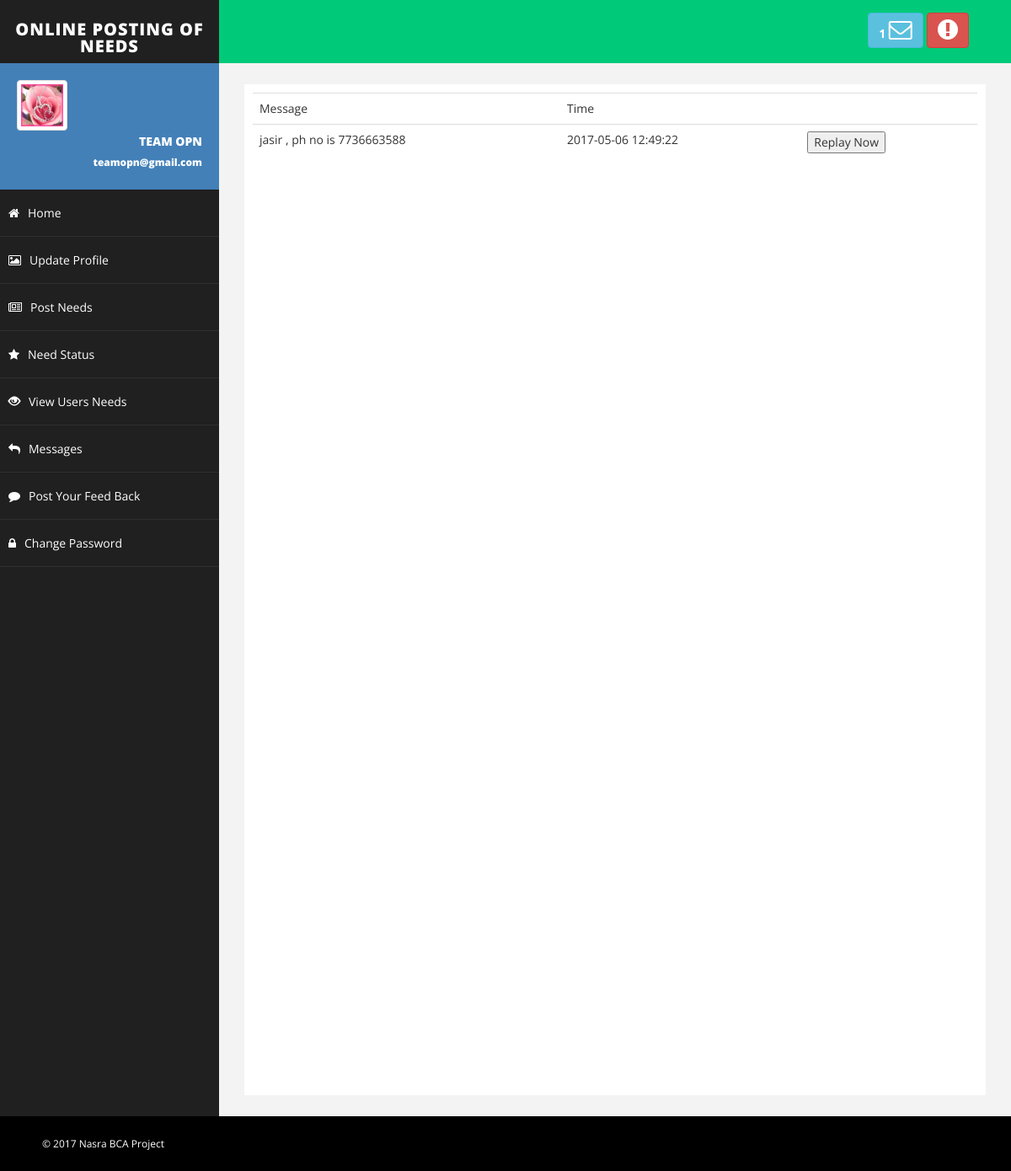
The page /user/usersreplychats.php (signed in) on the database its author committed.
### tables this page shows
CREATE TABLE IF NOT EXISTS `user` (
  `user_id` int(50) NOT NULL AUTO_INCREMENT,
  `name` varchar(50) DEFAULT NULL,
  `address` varchar(100) DEFAULT NULL,
  `state` varchar(20) NOT NULL,
  `district` varchar(20) NOT NULL,
  `gender` varchar(10) NOT NULL,
  `contact` bigint(20) DEFAULT NULL,
  `email` varchar(50) DEFAULT NULL,
  `image` varchar(300) DEFAULT NULL,
  `password` varchar(50) DEFAULT NULL,
  `dob` varchar(10) NOT NULL,
  `status` varchar(50) NOT NULL,
  `regdate` varchar(50) NOT NULL,
  `extdate` varchar(400) NOT NULL,
  `ign` varchar(50) NOT NULL,
  PRIMARY KEY (`user_id`)
);

CREATE TABLE IF NOT EXISTS `chat` (
  `id` int(50) NOT NULL AUTO_INCREMENT,
  `msg` varchar(100) DEFAULT NULL,
  `fromid` int(50) DEFAULT NULL,
  `toid` int(50) DEFAULT NULL,
  `status` varchar(50) DEFAULT NULL,
  `attime` varchar(50) DEFAULT NULL,
  PRIMARY KEY (`id`)
);

### user/usersreplychats.php (the view, shortened to what this page needs)
<?php require_once('../Connections/need.php'); ?>
<?php
$id="";
if(isset($_SESSION['user_id']))
{
	$id=$_SESSION['user_id'];
}
else
{
	header("location:error.php");
}
?>
<?php
$query_chatreply="SELECT a.* FROM CHAT a join (select toid, MAX(id) id from CHAT b group by toid ) b on a.id=b.id and a.toid=b.toid where b.toid='$id'";
$chatreply = mysql_query($query_chatreply, $need) or die(mysql_error());
$row_chatreply = mysql_fetch_assoc($chatreply);
?>
<!DOCTYPE html PUBLIC "-//W3C//DTD XHTML 1.0 Transitional//EN" "http://www.w3.org/TR/xhtml1/DTD/xhtml1-transitional.dtd">
<html xmlns="http://www.w3.org/1999/xhtml">
<head>
</head>
<body>
<?php include("userspannel.php")?>
<form method="post">
<table border="0" cellpadding="4" cellspacing="4" align="center" class="table">
  <tr>
    <td>Message</td>
    <td>Time</td>
    <td>&nbsp;</td>
  </tr>
  <?php
  $a=1;
   do {
   ?>
    <tr>
      <td><?php echo $row_chatreply['msg']; ?></td>
      <td><?php echo $row_chatreply['attime']; ?></td>
      <td><input  type="submit" value="Replay Now" id="Replay<?php echo$a?>" name="Replay<?php echo$a?>" /></td>
    </tr>
    <?php
	$a++;
	 } while ($row_chatreply = mysql_fetch_assoc($chatreply)); ?>
</table>
</form>
<?php include("footer.php")?>
</body>
</html>

### user/userspannel.php (shortened to what this page needs)
<?php
$date=date('Y-m-d');
$id="";
if(isset($_SESSION['user_id']))
{
	$id=$_SESSION['user_id'];
}
else
{
	header("location:error.php");
}
?>
<?php
$query=mysql_query("SELECT COUNT(*) c FROM NEED WHERE user_id!='$id' and NEED.with_date >='$date' ");
$row = mysql_fetch_assoc($query);
$cot= $row['c'];
?>
<!DOCTYPE html>
<html xmlns="http://www.w3.org/1999/xhtml">
<head>
    <link href="assets/css/bootstrap.css" rel="stylesheet" />
    <link href="assets/css/font-awesome.css" rel="stylesheet" />
    <link href="assets/css/basic.css" rel="stylesheet" />
    <link href="assets/css/custom.css" rel="stylesheet" />
</head>
<body>
    <div id="wrapper">
        <nav class="navbar navbar-default navbar-cls-top " role="navigation" style="margin-bottom: 0">
            <div class="navbar-header">
                <a class="navbar-brand" href="userspannel.php">Online Posting of Needs</a>
            </div>
            <div class="header-right">
                <a href="User Reply Needs.php" class="btn btn-info" title="New Message"><b><?php echo $cot;?> </b><i class="fa fa-envelope-o fa-2x"></i></a>
                <a href="../logout.php" class="btn btn-danger" title="Logout"><i class="fa fa-exclamation-circle fa-2x"></i></a>
            </div>
        </nav>
        <nav class="navbar-default navbar-side" role="navigation">
            <div class="sidebar-collapse">
                <ul class="nav" id="main-menu">
                    <li>
                    <?php
$qr=mysql_query("select * from USER where user_id='$id'") or die (mysql_error());
if(mysql_num_rows($qr)>0)
{
	while($arra=mysql_fetch_array($qr))
	{
?>
                        <div class="user-img-div">
                            <img src="profile/<?php echo $arra[8]?>" class="img-thumbnail" />
                            <div class="inner-text">
                                <?php echo $arra[1]?>
                            <br />
                                <small><?php echo $arra[7]?> </small>
                            </div>
                            <?php }}?>
                        </div>
                    </li>
                    <li>
                        <a href="usersnhome.php"><i class="fa fa-home"></i>Home</a>
                    </li>
                    <li>
                        <a href="userupdateprofile.php"><i class="fa fa-photo"></i>Update Profile</a>
                    </li>
                    <li>
                        <a href="usercreateneeds.php"><i class="fa fa-newspaper-o"></i>Post Needs</a>
                    </li>
                    <li>
                        <a href="user need status.php"><i class="fa fa-star"></i>Need Status</a>
                    </li>
                    <li>
                        <a href="User Reply Needs.php"><i class="glyphicon glyphicon-eye-open"></i>View Users Needs </a>
                    </li>
                    <li>
                        <a href="usersreplychats.php"><i class="fa fa-reply"></i>Messages </a>
                    </li>
                     <li>
                        <a href="User feedback.php"><i class="fa fa-comment"></i>Post Your Feed Back</a>
                    </li>
                    <li>
                        <a href="changepass.php"><i class="fa fa-lock"></i>Change Password</a>
                    </li>
                </ul>
            </div>
        </nav>
        <div id="page-wrapper">
            <div id="page-inner">
               <div class="row">
                    <div class="col-md-12">

### user/assets/css/basic.css (style rules this page uses)
body { font-family: 'Open Sans', sans-serif; line-height:25px; }
#wrapper { width: 100%; background: #202020; }
#page-wrapper { padding: 15px 15px; min-height: 600px; background: #F3F3F3; }
#page-inner { width: 100%; margin: 10px 20px 10px 0px; background-color: #fff!important; padding: 10px; min-height: 1200px; }
.navbar-cls-top .navbar-brand { color: #fff; background: #202020; width: 260px; text-align: center; height: 75px; font-size: 20px; letter-spacing: 1px; font-weight: 900; padding-top: 25px; text-transform:uppercase; }
.header-right { color: #fff; padding: 15px 50px 5px 50px; float: right; font-size: 16px; }
.user-img-div { min-height: 140px; padding: 20px; background-color: #4380B8; }
.user-img-div img { max-height: 60px; }
.user-img-div .inner-text { text-align: right; position: relative; color: #fff; font-weight: 800; line-height: 25px; }
.sidebar-collapse, .sidebar-collapse .nav { background: none; }
.sidebar-collapse .nav { padding: 0; }
.sidebar-collapse .nav > li > a { color: #fff; background: #202020; text-shadow: none; padding: 15px 40px; border-bottom: 1px solid #2F2E31; }
.sidebar-collapse > .nav > li > a { padding: 15px 10px; }
.navbar-side { border: none; background-color: #202020; }
.navbar-cls-top { background: #00CA79; border-bottom: none; }
.navbar-default { border: 0px solid black; }
.navbar-header { background: #000000; }
.nav > li > a > i { margin-right: 10px; }
@media (min-width:768px) { #page-wrapper { margin: 0 0 0 260px; padding: 15px 30px; min-height: 1200px; } }
@media (min-width:768px) { .navbar-side { z-index: 1; position: absolute; width: 260px; } }
@media (min-width:768px) { .navbar { border-radius: 0px; } }

### rows shown on the page
user: image (picture), name "TEAM OPN", email "teamopn@gmail.com"
chat: msg "jasir , ph no is 7736663588", attime "2017-05-06 12:49:22"

### other values the page prints
$cot "1"
